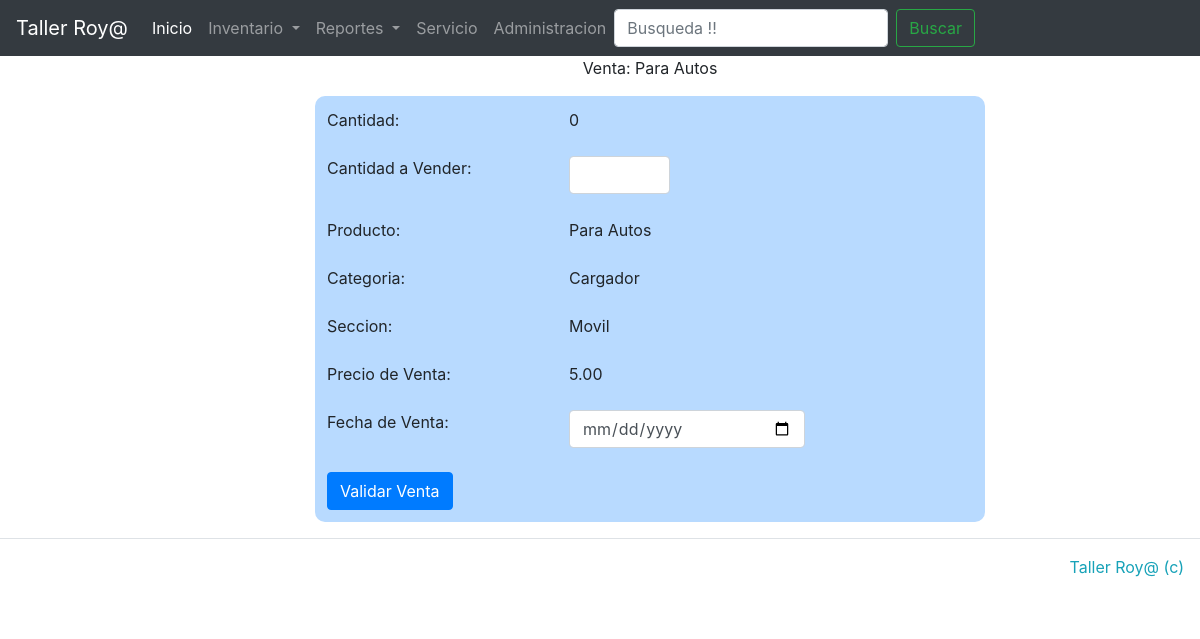
The page /inventario/detalles/80/ on the database its author committed.
### inventario/models.py (models this page shows, shortened)
class Pieza(models.Model):
    nombre = models.CharField(max_length=50, null=True, blank=True)
    cantidad = models.IntegerField(null=True, blank=True)
    categoria = models.ForeignKey(Categoria, null=True, blank=True, on_delete=models.SET_NULL)
    precio = models.DecimalField(default=0.00, max_digits=5, decimal_places=2)
    precio_venta = models.DecimalField(default=0.00, max_digits=5, decimal_places=2)
    fecha = models.DateField()
    class Meta:
        ordering = ["categoria"]

class Categoria(models.Model):
    categoria = models.CharField(max_length=30)
    seccion = models.CharField(max_length=100, null=True, blank=True)
    def __unicode__(self):
        return '{}'.format(self.categoria)
    class Meta:
        ordering = ["categoria", "seccion"]

### inventario/views.py (the view, shortened to what this page needs)
# urls.py: url(r'^inventario/detalles/(?P<id>\d+)/$', detalles, name='venta-piezas'),
def detalles(request, id):
    if request.method == 'GET':
        detalles = Pieza.objects.get(id=id)
        return render(request, 'inventario/venta_form.html', {'detalles': detalles})

### inventario/templates/inventario/venta_form.html (shortened to what this page needs)
{% extends "inventario.html" %}
{% block content %}
    <div class="col-7 offset-3">
        <form method="post">
            <p align="center">Venta: {{ detalles.nombre }}</p>
                <table align="center" class="table table-borderless table_report table-primary">
                    <tr>
                        <td>Cantidad: </td>
                        <td>{{detalles.cantidad}}</td>
                        <td>Cantidad a Vender: </td>
                        <td><input class="form-control offset-0 col-3" type="number" name="cantidad" min="0.0" required="True">
                        </td>
                    </tr>
                    <tr><td>Producto: </td> <td>{{ detalles.nombre }}</td></tr>
                    <tr><td>Categoria: </td><td> {{ detalles.categoria }}</td></tr>
                    <tr><td>Seccion: </td><td> {{ detalles.categoria.seccion }}</td></tr>
                    <tr><td>Precio de Venta: </td><td>{{ detalles.precio_venta }}</td><tr>
                    <tr><td>Fecha de Venta: </td><td><input class="form-control col-7" type="date" name="fecha" value="fecha" required="True"> </td></tr>
                    <tr><td><input type="submit" class="btn btn-primary" value="Validar Venta"></td></tr>
                </table>
         </form>
    </div>
{% endblock %}

### inventario/static/css/style.css (style rules this page uses)
.table_report { text-align: left; border-radius:10px 10px 10px 10px; }

### rows shown on the page
Pieza: nombre "Para Autos", cantidad "0", categoria "Cargador", categoria.seccion "Movil", precio_venta "5.00"
